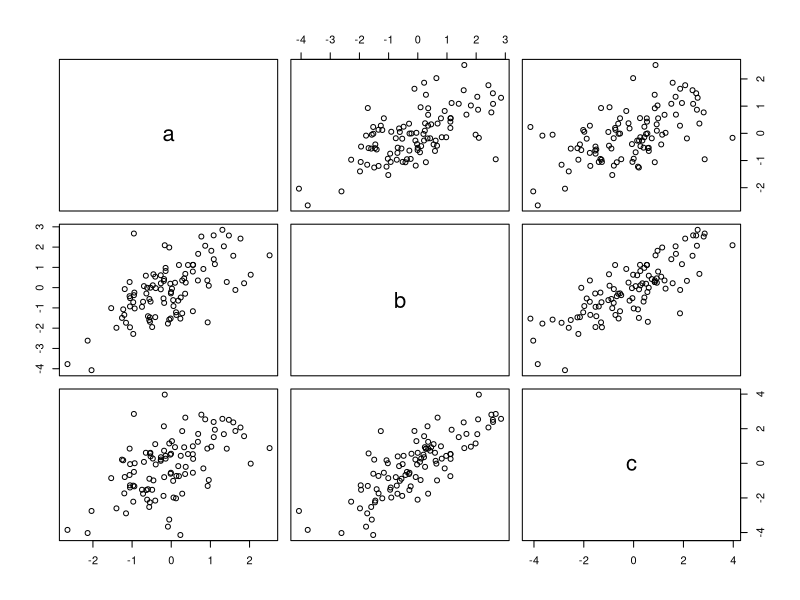

Write the R code that produced this figure. (Note: this script raises an error after producing the figure.)
x1=rnorm(100)
x2=rnorm(100)
x3=rnorm(100)
t=data.frame (a = c(x1), b=c(x1+x2), c=c(x1+x2+x3))
plot(t)
sd(t)
plot(t$a, type="l", ylim=range(t), lwd=3, col=rgb(1,0,0,0.3))
lines(t$b, type="s", lwd=2, col=rgb(0.3,0.4,0.3,0.9))
points(t$c, pch=20, cex=4,col=rgb(0,0,1,0.3))